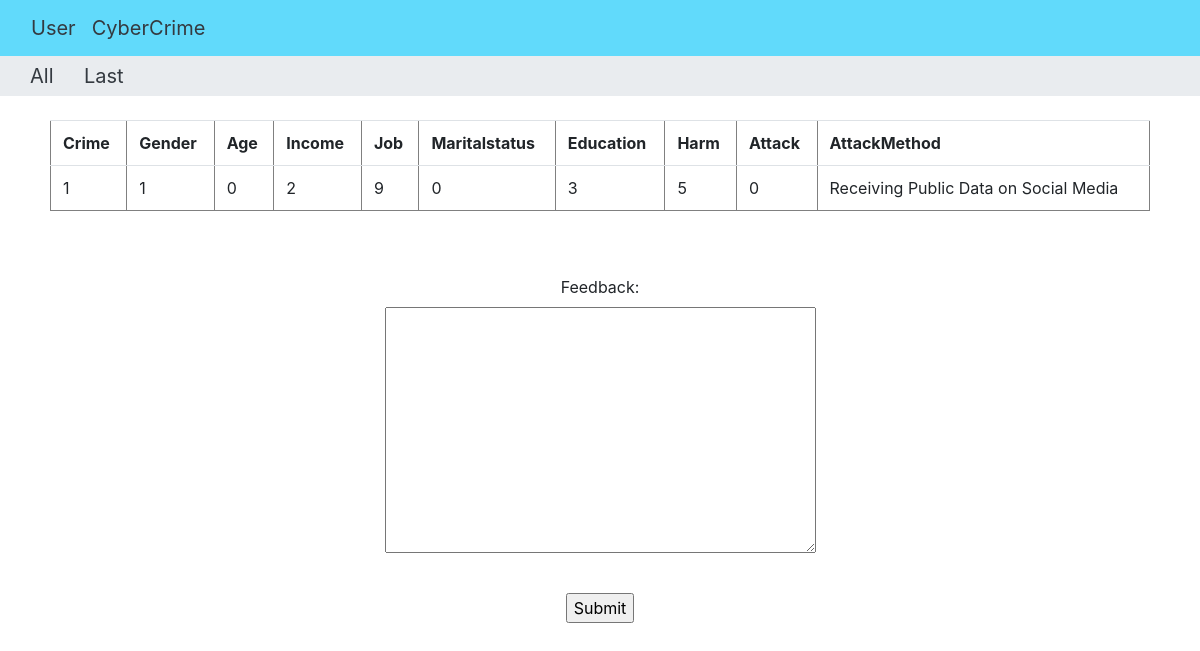
The page /last_patients/ on the database its author committed.
### new/models.py (models this page shows, shortened)
class UserPredictDataModel(models.Model):
    Crime = models.CharField(max_length=100)
    Gender = models.CharField(max_length=100)
    Age = models.CharField(max_length=100)
    Income = models.CharField(max_length=100)
    Job = models.CharField(max_length=100)
    Maritalstatus = models.CharField(max_length=100)
    Education = models.CharField(max_length=100)
    Harm = models.CharField(max_length=100)
    Attack = models.CharField(max_length=100)
    AttackMethod = models.CharField(max_length=100)

### new/views.py (the view)
# urls.py: path('last_patients/',views.doctor_patient_details_view_last,name='doctor_patient_details_last'),
def doctor_patient_details_view_last(request):
    if request.method == "POST":
        form = forms.DoctorFeedForm(request.POST)
        if form.is_valid():
            form.save()
            model = models.UserPredictDataModel.objects.latest('id')
            return render(request, 'new/last.html', {'model':model,'msg':'Feedback sent'})
        else:
            model = models.UserPredictDataModel.objects.latest('id')
            return render(request, 'new/last.html', {'model':model,'msg':'Feedback Error'})
    else:
        form = forms.DoctorFeedForm()
        model = models.UserPredictDataModel.objects.latest('id')
    return render(request, 'new/last.html', {'model':model,'form':form})

### new/forms.py
class DoctorFeedForm(forms.ModelForm):
    class Meta():
        model = DoctorFeedModel
        fields = '__all__'

### new/templates/new/last.html (shortened to what this page needs)
{% extends 'new/base.html' %}
{% block content %}
<body>
    <div>
		<div style="background-color: #e9ecef;">
		    <a class="navbar-brand text-dark" style="margin-left: 30px;" href="{% url 'doctor_patient_details_all' %}">All</a>
		    <a class="navbar-brand text-dark" style="margin-left: 10px;" href="{% url 'doctor_patient_details_last' %}">Last</a>
	    </div>
        <br>
        <center>
        <div class="feed_table">
            <table class="table" border="default">
                <tr>
                <th>Crime</th><th>Gender</th><th>Age</th>
                <th>Income</th><th>Job</th><th>Maritalstatus</th>
                <th>Education</th>
                <th>Harm</th><th>Attack</th><th>AttackMethod</th>
                </tr>
                <tr>
                    <td>{{model.Crime}}</td><td>{{model.Gender}}</td>
                    <td>{{model.Age}}</td><td>{{model.Income}}</td>
                    <td>{{model.Job}}</td><td>{{model.Maritalstatus}}</td>
                    <td>{{model.Education}}</td><td>{{model.Harm}}</td>
                    <td>{{model.Attack}}</td><td>{{model.AttackMethod}}</td>
                </tr>
            </table>
        </div>
        </center>
        <br><br>
        <div>
        <center>
            <form action="{% url 'doctor_patient_details_last' %}" method="POST">
                {% for f in form %}
                <p>
                    {{ f.label_tag }}<br>
                    {{ f }}
                </p>
                {% endfor %}
                <br>
            {% if not msg %}
                <input type="submit">
            {% else %}
                {{ msg }}
            {% endif %}
            </form>
        </center>
        </div>
{% endblock content %}

### new/templates/new/base.html (shortened to what this page needs)
{% load static %}
<html lang="en">
<head>
    <link rel="stylesheet" href="{% static 'css/bootstrap.css' %}">
    <link rel="stylesheet" href="{% static 'css/master.css' %}">
</head>
<body>
  {% if user.is_authenticated %}
  <nav class="navbar navbar-expand-lg" style="background-color: #0188ef;">
    <div class="container-fluid">
      <div class="collapse navbar-collapse" id="navbarNav">
        <ul class="navbar-nav">
          <li class="nav-item">
            <a class="navbar-brand text-dark" style="margin-left: 1245px;" href="{% url 'logout' %}">Logout</a>
            <h1 style="text-align:center"><b>INTRUSION DETECTION</b></h1>
          </li>
        </ul>
      </div>
    </div>
  </nav>
  {% else %}
  <nav class="navbar navbar-expand-lg" style="background-color: #61dafb;">
    <div class="container-fluid">
      <div class="collapse navbar-collapse" id="navbarNav">
        <ul class="navbar-nav">
          <li class="nav-item">
            <a class="navbar-brand active text-dark" aria-current="page" href="{% url 'home_view' %}">User</a>
          </li>
          <li class="nav-item">
            <a class="navbar-brand text-dark" href="{% url 'doctor_login' %}">CyberCrime</a>
          </li>
        </ul>
      </div>
    </div>
  </nav>
  {% endif %}
      {% block content %}
      {% endblock content %}
</body>
</html>

### new/templates/new/base.html (style rules this page uses)
.feed_table { margin-left: 50px; margin-right: 50px; }

### rows shown on the page
UserPredictDataModel: Crime "1", Gender "1", Age "0", Income "2", Job "9", Maritalstatus "0", Education "3", Harm "5", Attack "0", AttackMethod "Receiving Public Data on Social Media"

### other values the page prints
{{ f.label_tag }} "Feedback:"
